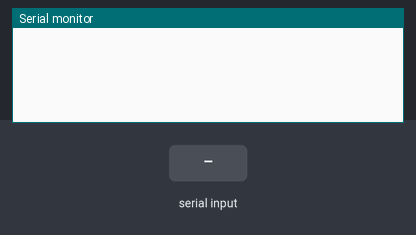
Recording of a sketch running on a simulated Arduino Uno, built with avr-gcc and run on an emulated ATmega328P. Parts: the last lines printed to the serial monitor. Inputs (shaded band) come from the test bench.

Above: at 1.2 s.
1.3 s: "90,45\n" received over Serial
At 1.8 s:
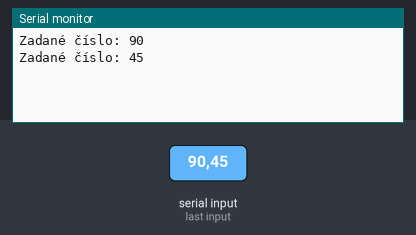
2.8 s: "30,150\n" received over Serial
At 4.2 s:
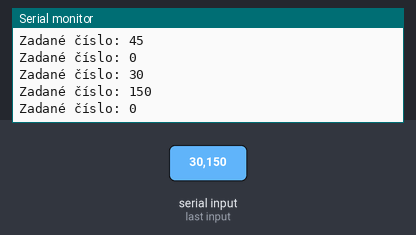
Timing chart, 0 to 5.8 s (numbered marks = the images above; inputs shaded):
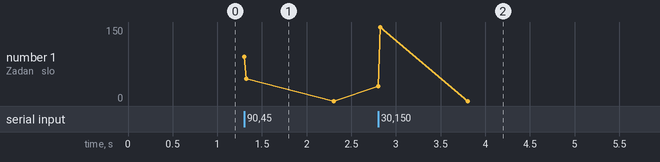

Measured:
- after the input at 1.3 s, the serial monitor: prints a new line at once (image 1)
- after the input at 2.8 s, the serial monitor: prints a new line at once (image 2)

The sketch:

2.ino
```cpp
/*Načítejte čísla z konzole tak dlouho, dokud nebude zadáno číslo - 1.

Po zadání -1 (konec zadávání) vypište:
největší zadané číslo
nejmenší zadané číslo (-1 nepočítejte)
počet zadaných čísel (bez - 1)
a průměrnou hodnotu zadaných čísel (bez -1).
*/
int cislo;
long pocet = 0;
long soucet = 0;
int max = -32000;
int min = 32000;
float prumer;

void setup() {
  Serial.begin(9600);
}

void loop() {
  if (Serial.available() > 0) {
    cislo = Serial.parseInt();


    if (cislo == -1) {
      Serial.println("Konec zadávání čísel.");
      Serial.print("Největší číslo: ");
      Serial.println(max);
      Serial.print("Nejmenší číslo: ");
      Serial.println(min);
      Serial.print("Počet čísel: ");
      Serial.println(pocet);
      Serial.print("Průměrná hodnota: ");
      Serial.println(prumer);
      while (true);
    }

    Serial.print("Zadané číslo: ");
    Serial.println(cislo);

    if (cislo > max) {
      max = cislo;
    }
    if (cislo < min) {
      min = cislo;
    }

    pocet++;
    soucet += cislo;
    prumer = soucet / pocet;
  }
}
```
